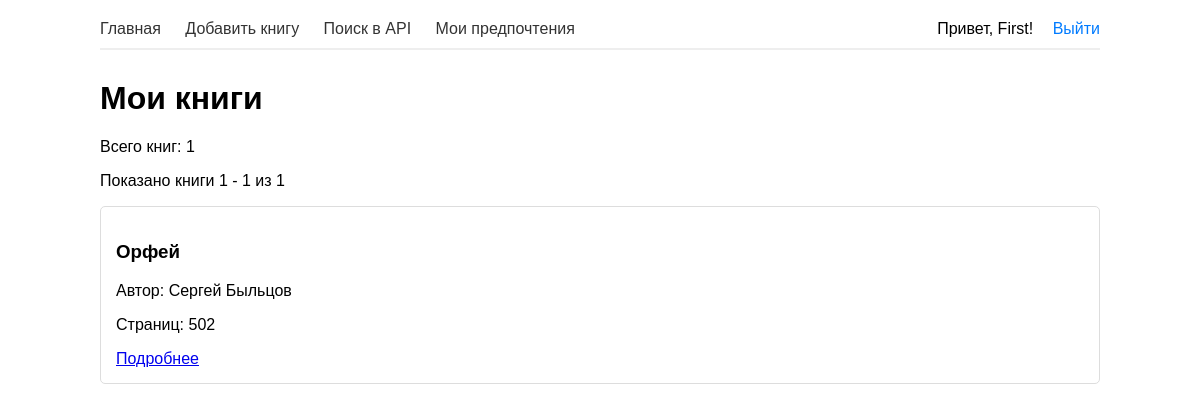
The app's page / (signed in), older data.
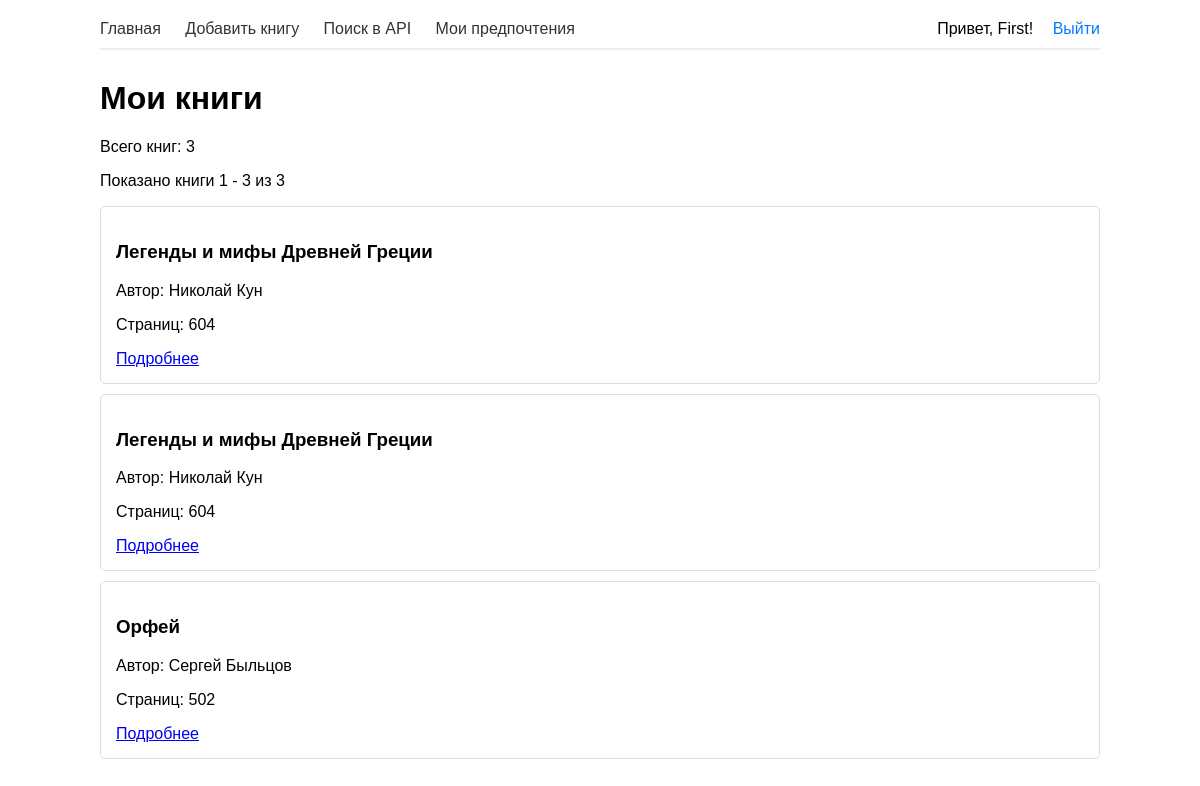
The same page, newer data.
### books/models.py (models this page shows, shortened)
class Book(models.Model):
    title = models.CharField(max_length=200)
    author = models.CharField(max_length=100)
    pages = models.IntegerField(default=0)
    description = models.TextField(blank=True, default='')
    created = models.DateTimeField(auto_now_add=True)
    user = models.ForeignKey(User, on_delete=models.CASCADE)
    genres = models.ManyToManyField(Genre, blank=True)

### books/views.py (the view)
# urls.py: path('', views.home, name='home'),
def home(request):
    if request.user.is_authenticated:
        books = Book.objects.filter(user=request.user).order_by('-created')
        paginator = Paginator(books, 10)
        page = request.GET.get('page')
        try:
            books_page = paginator.page(page)
        except PageNotAnInteger:
            books_page = paginator.page(1)
        except EmptyPage:
            books_page = paginator.page(paginator.num_pages)
    else:
        books_page = None
    return render(request, 'home.html', {'books': books_page})

### books/templates/home.html (shortened to what this page needs)
{% extends 'base.html' %}
{% block content %}
<h1>Мои книги</h1>
{% if user.is_authenticated %}
    <p>Всего книг: {{ books.paginator.count }}</p>
    {% if books %}
        <p>Показано книги {{ books.start_index }} - {{ books.end_index }} из {{ books.paginator.count }}</p>
        {% for book in books %}
        <div class="book">
            <h3>{{ book.title }}</h3>
            <p>Автор: {{ book.author }}</p>
            <p>Страниц: {{ book.pages }}</p>
            <a href="/book/{{ book.id }}/">Подробнее</a>
        </div>
        {% endfor %}
    {% else %}
        <p>У вас пока нет книг. <a href="/add/">Добавить первую?</a></p>
    {% endif %}
{% else %}
    <p>Пожалуйста, <a href="/login/">войдите</a> или <a href="/register/">зарегистрируйтесь</a> чтобы видеть свои книги.</p>
{% endif %}
{% endblock %}

### books/templates/base.html (shortened to what this page needs)
<html>
<head>
</head>
<body>
    <div class="header">
        <div class="nav-left">
            <a href="/">Главная</a>
            <a href="/add/">Добавить книгу</a>
            <a href="/search/">Поиск в API</a>
            {% if user.is_authenticated %}
                <a href="{% url 'genre_preferences' %}">Мои предпочтения</a>
            {% endif %}
        </div>
        <div class="nav-right">
            {% if user.is_authenticated %}
                <span>Привет, {{ user.username }}!</span>
                <a href="/logout/">Выйти</a>
            {% else %}
                <a href="/login/">Войти</a>
                <a href="/register/">Зарегистрироваться</a>
            {% endif %}
        </div>
    </div>
    <div class="content">
        {% block content %}
        {% endblock %}
    </div>
</body>
</html>

### books/templates/base.html (style rules this page uses)
body { font-family: Arial, sans-serif; max-width: 1000px; margin: 0 auto; padding: 20px; }
.header { display: flex; justify-content: space-between; align-items: center; margin-bottom: 30px; border-bottom: 2px solid #eee; padding-bottom: 10px; }
.nav-left a { margin-right: 20px; text-decoration: none; color: #333; }
.nav-right a { margin-left: 15px; text-decoration: none; color: #007bff; }
.content { margin-top: 20px; }
.book { border: 1px solid #ddd; padding: 15px; margin: 10px 0; border-radius: 5px; }

Row changes from the older to the newer data that the page shows:
added Book: title "Легенды и мифы Древней Греции", author "Николай Кун", pages "604"
added Book: title "Легенды и мифы Древней Греции", author "Николай Кун", pages "604"
Text that changed along with them:
{{ books.paginator.count }}: "1" → "3"
{{ books.end_index }}: "1" → "3"
